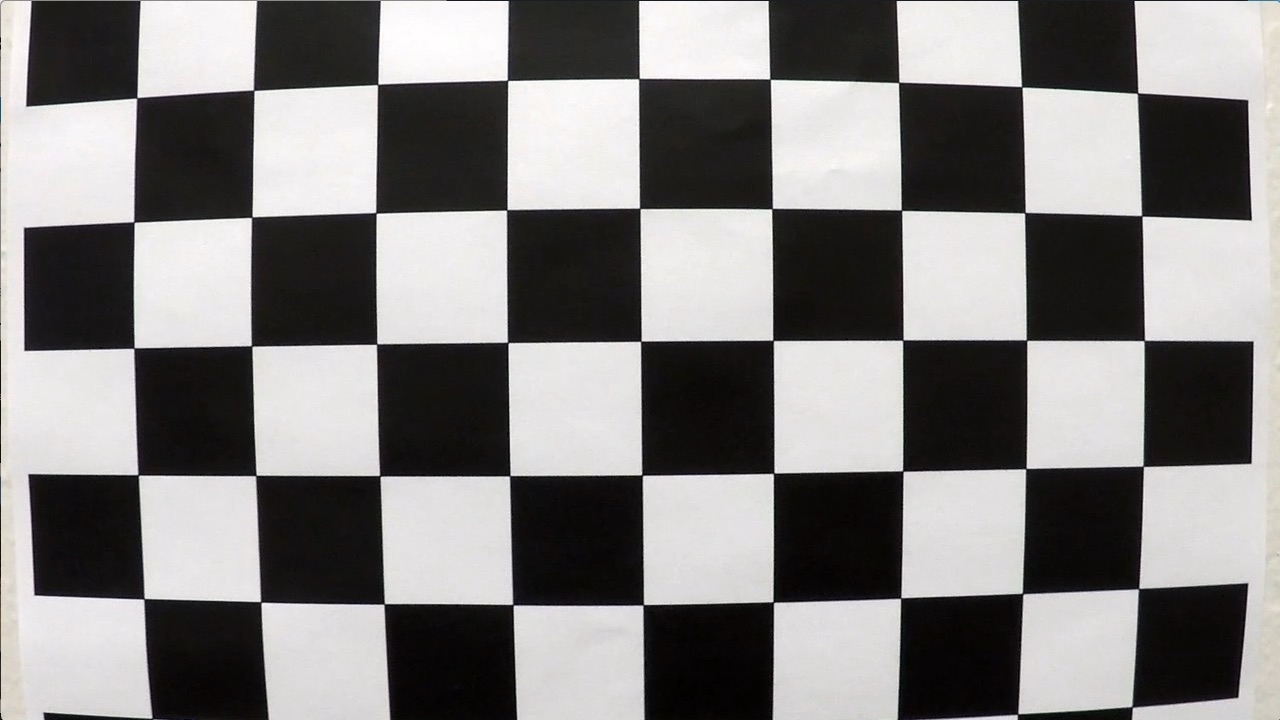
#> input picture advancedLaneLines/camera_cal/calibration1.jpg, 1280 x 720 px; its folder holds only this picture in this run
$ jupyter execute --allow-errors find_lanes.ipynb   (shell and % lines are left out)   (older library calls are emulated)
#> lines starting #> are read from the running program, lines starting #| are printed output that depends on the picture; after the words box and inside, x2 and y2 are one past the last pixel; in counts of white or black regions, pixels touching at a corner belong together
[cell 1]
import numpy as np
import pandas
import os
import json
import cv2
import glob

import matplotlib
import scipy.misc

import matplotlib.image as mpimg
import matplotlib.pyplot as plt
import matplotlib.gridspec as gridspec

[cell 2]
def calibrateCamera(imagesPath, rows, cols):
#> called with imagesPath = 'camera_cal/calibration*.jpg', rows = 6, cols = 9
    images = glob.glob(imagesPath)

    objpoints = []
    imgpoints = []

    objp = np.zeros((rows * cols, 3), np.float32)
    objp[:, :2] = np.mgrid[0:cols, 0:rows].T.reshape(-1, 2)

    for imagePath in images:
        img = mpimg.imread(imagePath)
#> img is the input picture: shape (720, 1280, 3); mean R, G, B 130.1, 128.4, 127.8
        gray = cv2.cvtColor(img, cv2.COLOR_BGR2GRAY)
        ret, corners = cv2.findChessboardCorners(gray, (cols, rows), None)
#> ret = False; corners = None

        if ret == True:
            imgpoints.append(corners)
            objpoints.append(objp)

    ret, mtx, dist, rvecs, tvecs = cv2.calibrateCamera(objpoints, imgpoints, gray.shape[::-1], None, None)
    return mtx, dist

[cell 3]
rows = 6
cols = 9
images = 'camera_cal/calibration*.jpg'
#> (the rest of this cell did not finish here and is left out)

[cell 4]
def undistort_image(img, mtx, dist):
    undist_img = cv2.undistort(img, mtx, dist, None, mtx)
    return undist_img


def plot_images(images, rows, cols, titles):
    """Samples images randomly"""
    gs = gridspec.GridSpec(rows, cols, top=1.0, bottom=.0, right=.7, left=0., hspace=0.3,
                           wspace=0.1)

    for index, g in enumerate(gs):
        ax = plt.subplot(g)
        img = images[index]
        ax.imshow(img)
        plt.imshow(img, cmap=plt.get_cmap('gray'))
        ax.set_xticks([])
        ax.set_yticks([])
        plt.title(titles[index])

    plt.show()

#> (the rest of this cell did not finish here and is left out)

[cell 5]
image = mpimg.imread('test_images/test6.jpg')
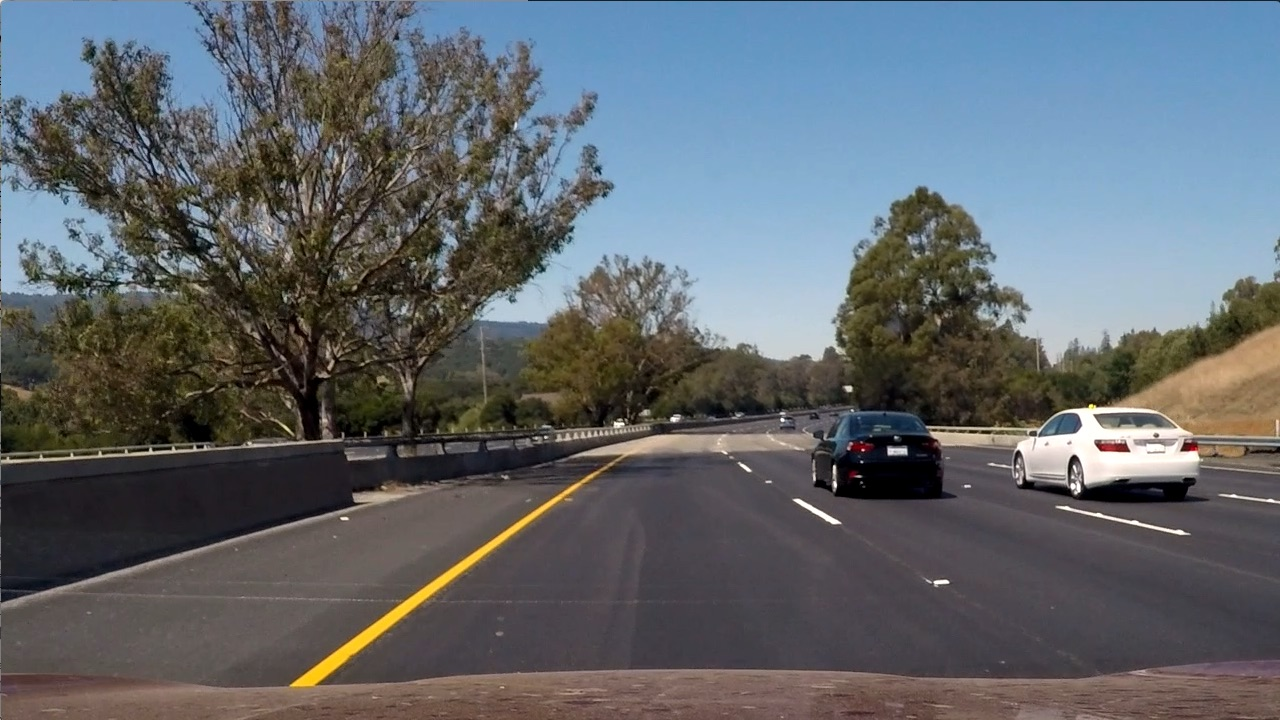
#> input picture advancedLaneLines/test_images/test6.jpg, 1280 x 720 px
#> image is the input picture: shape (720, 1280, 3); mean R, G, B 97, 102.6, 107.9
thresh = (180, 255)
gray = cv2.cvtColor(image, cv2.COLOR_RGB2GRAY)
binary = np.zeros_like(gray)
binary[(gray > thresh[0]) & (gray <= thresh[1])] = 1

plot_images([image, binary], 1 , 2, ['Original', 'Filtered'])

R = image[:,:,0]
G = image[:,:,1]
B = image[:,:,2]

plot_images([image, R, G, B], 2 , 2, ['Original', 'R', 'G', 'B'])

[cell 6]
image = mpimg.imread('test_images/test4.jpg')
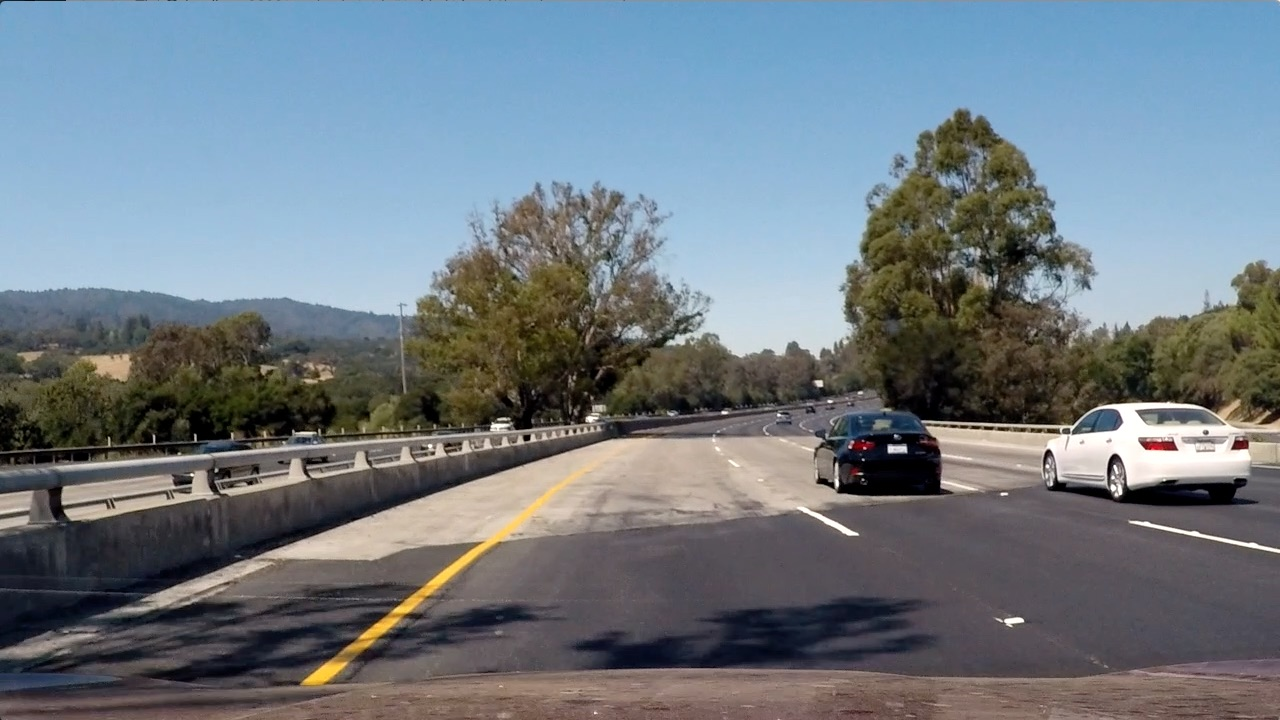
#> input picture advancedLaneLines/test_images/test4.jpg, 1280 x 720 px
#> image is the input picture: shape (720, 1280, 3); mean R, G, B 112.2, 122.7, 130.9

hls = cv2.cvtColor(image, cv2.COLOR_RGB2HLS)
#> hls: shape (720, 1280, 3); mean of channels 0, 1, 2 80.5, 121.4, 71.8
H = hls[:,:,0]
L = hls[:,:,1]
S = hls[:,:,2]

s_thresh = (90, 255)
s_binary = np.zeros_like(S)
s_binary[(S > s_thresh[0]) & (S <= s_thresh[1])] = 1

plot_images([image, S, s_binary], 1 , 3, ['Original', 'S', 'S binary'])

[cell 7]
def apply_color_mask(hsv,img,low,high):
    mask = cv2.inRange(hsv, low, high)
    res = cv2.bitwise_and(img,img, mask= mask)
    return res

image = mpimg.imread('test_images/test5.jpg')
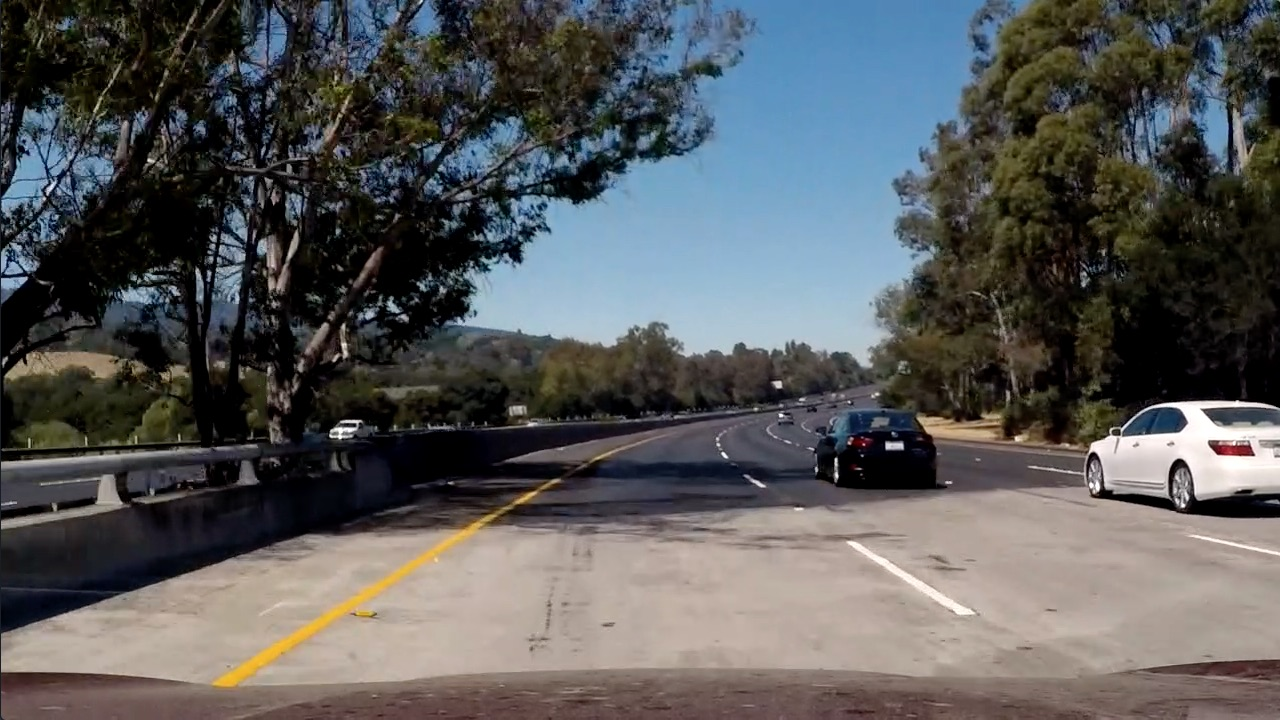
#> input picture advancedLaneLines/test_images/test5.jpg, 1280 x 720 px
#> image is the input picture: shape (720, 1280, 3); mean R, G, B 88.5, 89.3, 89.8
hsv = cv2.cvtColor(image,cv2.COLOR_RGB2HSV)
#> hsv: shape (720, 1280, 3); mean H, S, V 55.5, 83.8, 101.8

yellow_hsv_low  = np.array([ 0, 80, 0])
yellow_hsv_high = np.array([ 80, 255, 255])
yellow_mask = apply_color_mask(hsv,image,yellow_hsv_low,yellow_hsv_high)
#> in apply_color_mask, `mask = cv2.inRange(hsv, low, high)`: mask: shape (720, 1280); 20.1% white; 1416 white regions (1202 under 20 px), largest, box (x1, y1, x2, y2) and area: (885, 0, 1280, 449) 81600, (0, 0, 243, 134) 18324, (1, 359, 204, 461) 13651

white_hsv_low  = np.array([  20,   0,   180])
white_hsv_high = np.array([ 255,  80, 255])
white_mask = apply_color_mask(hsv,image,white_hsv_low,white_hsv_high)
#> in apply_color_mask (call 2), `mask = cv2.inRange(hsv, low, high)`: mask: shape (720, 1280); 4.8% white; 502 white regions (446 under 20 px), largest, box (x1, y1, x2, y2) and area: (455, 206, 927, 366) 38581, (1121, 401, 1254, 442) 1158, (1094, 445, 1135, 482) 435
#> in apply_color_mask (call 2), `res = cv2.bitwise_and(img,img, mask= mask)`:
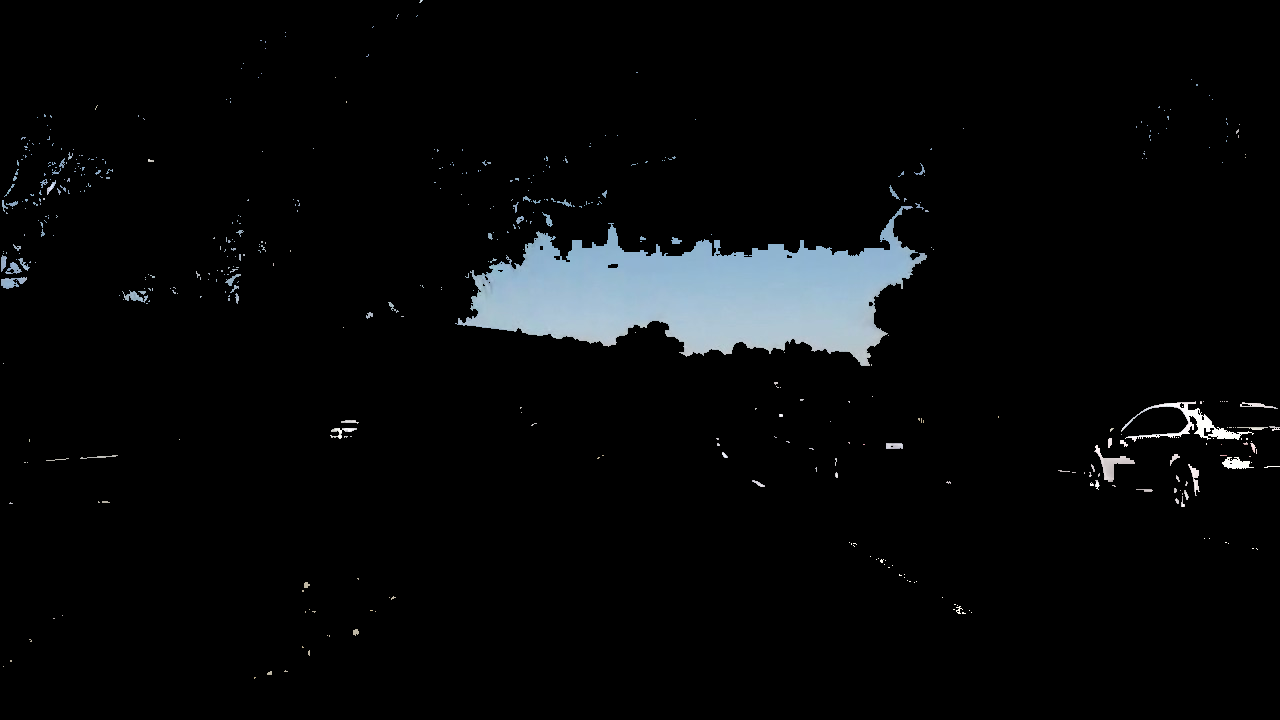
#> res: shape (720, 1280, 3); mean R, G, B 7.9, 9.2, 10.1

plot_images([image, hsv, yellow_mask, white_mask], 2 , 2, ['Original', 'HSV', 'Yellow Mask', 'White Mask'])

[cell 8]
def apply_mask(img, low, high):
    ch1 = img[:,:,0]
    ch2 = img[:,:,1]
    ch3 = img[:,:,2]
    binary = np.zeros_like(ch1)
    binary[(ch1 > low[0]) & (ch1 <= high[0])
           & (ch2 > low[1]) & (ch2 <= high[1])
           & (ch3 > low[2]) & (ch3 <= high[2])] = 1
    return binary

def apply_mask_one_channel(img, low, high):
    binary = np.zeros_like(img)
    binary[img > low & img <= high] = 1
    return binary

[cell 9]
rgb_low = [200, 150, 0]
rgb_high = [255, 255, 255]

# [9 lines of commented-out code are left out]

#> (the rest of this cell did not finish here and is left out)

[cell 10]
s_low = [0, 40, 75]
#> s_low = [0, 40, 75]
s_high = [255, 255, 255]

#> (the rest of this cell did not finish here and is left out)
